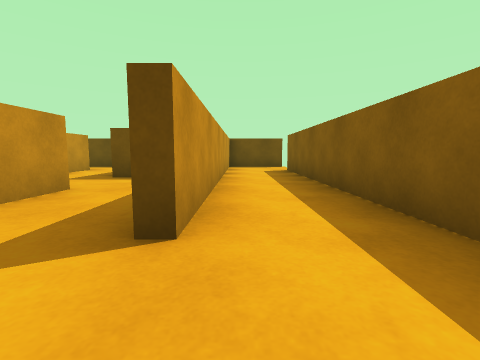
View 1 (above)

16 first-person views from a walk through a 3-D level made in the Unity game engine. The camera is 0.51 m above the floor, tilts 6° down and sees 85° across. The floor is counted in squares, 1 m on a side. Each view is taken from the middle of a square. On the plan, view 1 faces up. The plan holds only what a view shows up to about 9 squares ahead; the rest is blank. The player is left out.

View 2
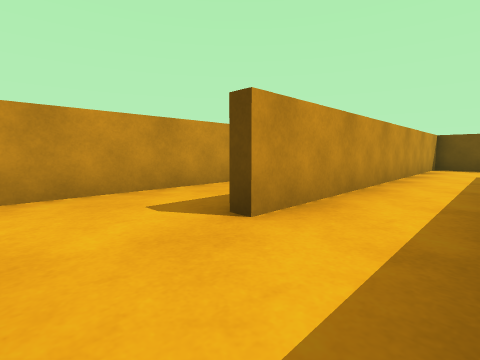

View 3
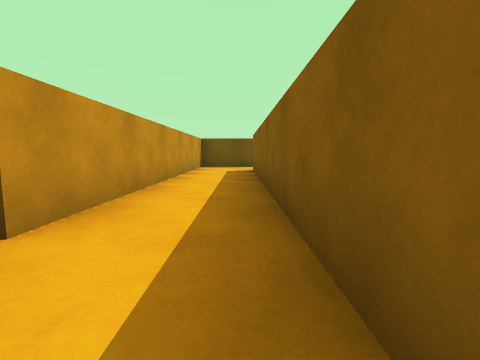

View 4
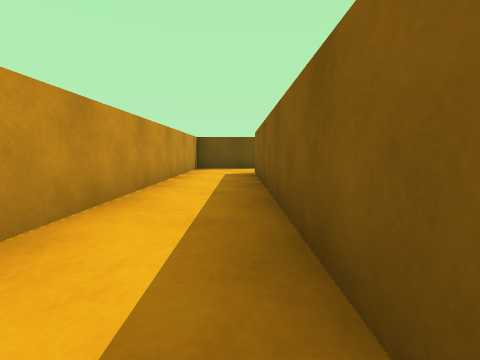

View 5
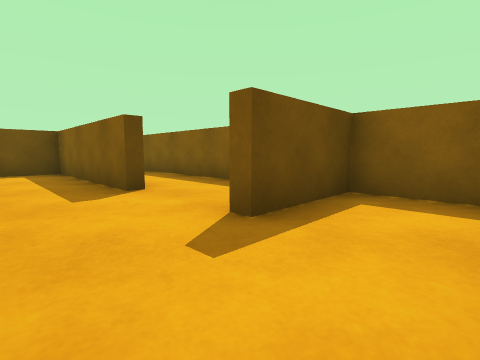

View 6
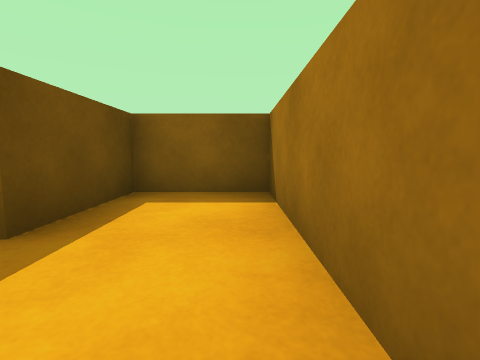

View 7
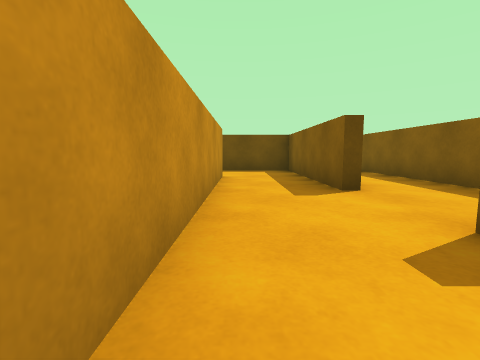

View 8
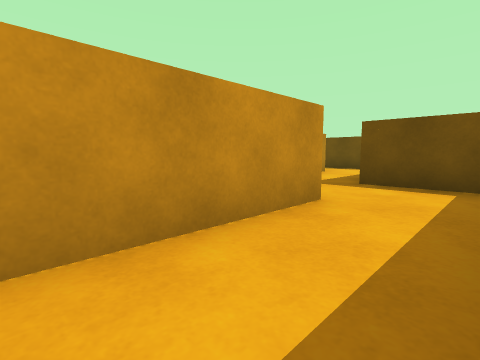

View 9
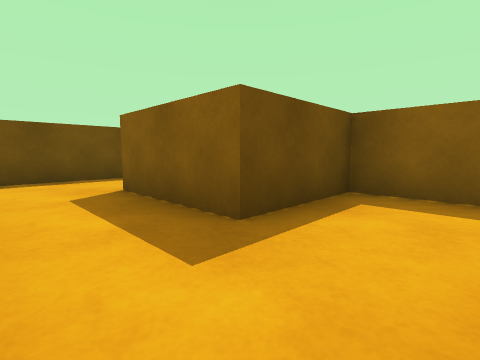

View 10
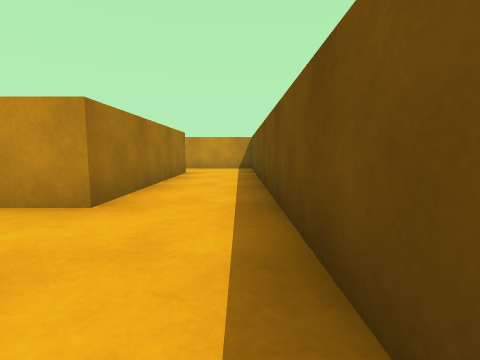

View 11
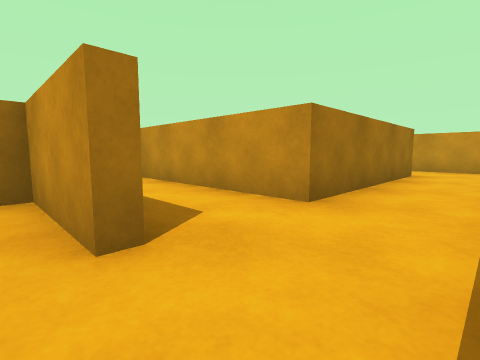

View 12
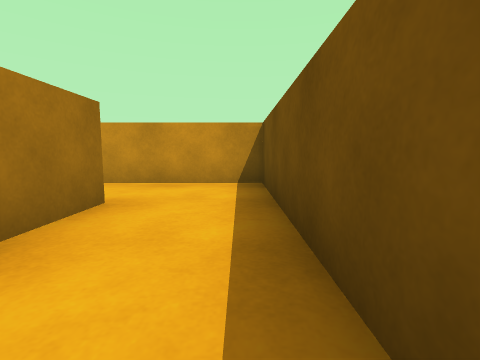

View 13
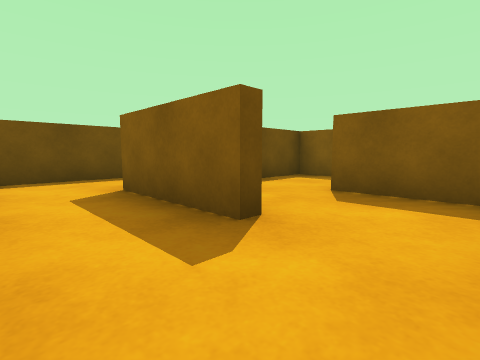

View 14
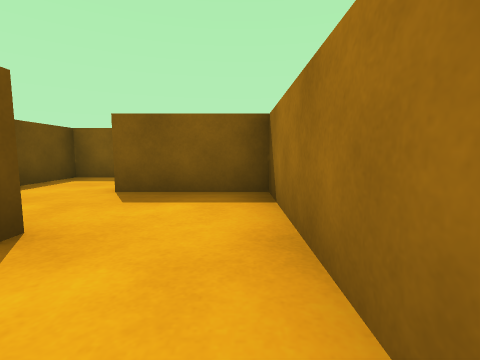

View 15
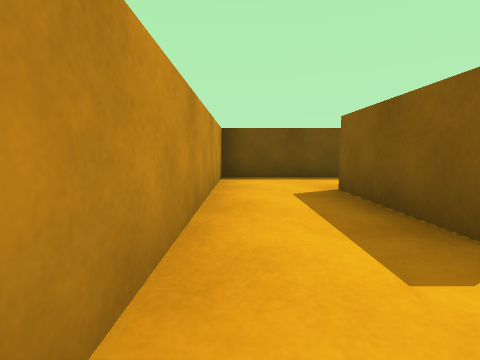

View 16
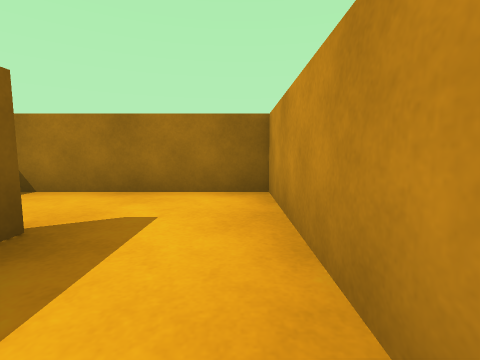

### Floor plan
Ten units are one square. View 1 is at (0, 0); x grows to the right and y downward. Boxes are objects, and circles mark ways between rooms. Rooms are numbered by the first view taken in them; rooms with no view inside come last. Other rooms are left out.
<svg viewBox="-109 -99 129 128">
<path fill="none" stroke="#000" d="M-24 -16 -24 6M14 -4 14 -76M15 -94 -4 -94 -4 -15M-16 24 14 24 14 6 -5 6M-24 6 -24 16M-86 -76 -44 -76 -44 -38M-26 -54 -26 -76M-19 -94 -104 -94 -104 -75M-24 -78 -24 -56M-86 -54 -86 -76M-104 -75 -104 -36 -66 -36 -66 -56M-24 -38 -24 -16M-6 -14 -6 -54 -26 -54"/>
<circle cx="-15" cy="10" r="3" fill="#2a7"/>
<circle cx="-20" cy="-25" r="3" fill="#2a7"/>
<circle cx="-30" cy="-85" r="3" fill="#2a7"/>
<circle cx="-100" cy="-65" r="3" fill="#2a7"/>
<circle cx="-30" cy="-40" r="3" fill="#2a7"/>
<text x="0" y="-40">1</text>
<text x="-10" y="20">2</text>
<text x="-60" y="-80">3</text>
<text x="-20" y="-80">4</text>
<text x="-90" y="-50">5</text>
<text x="-20" y="-30">6</text>
</svg>
Room 1 opens to room 2. Room 1 opens to room 6. Room 3 opens to room 4. Room 3 opens to room 5. Room 3 opens to room 6.

Where each view was taken, in squares from view 1:
view 1: 0 up, 0 right, facing up
view 2: 0 up, 1 right, facing up-left
view 3: 0 up, 1 right, facing up
view 4: 1 up, 1 right, facing up
view 5: 2 down, 2 left, facing up-right
view 6: 2 down, 2 left, facing right
view 7: 2 down, 2 left, facing up
view 8: 1 up, 1 left, facing up-left
view 9: 4 up, 4 left, facing up-right
view 10: 9 up, 2 left, facing left
view 11: 9 up, 2 left, facing down-left
view 12: 9 up, 6 left, facing left
view 13: 4 up, 10 left, facing up-right
view 14: 4 up, 10 left, facing right
view 15: 4 up, 10 left, facing up
view 16: 7 up, 10 left, facing down
